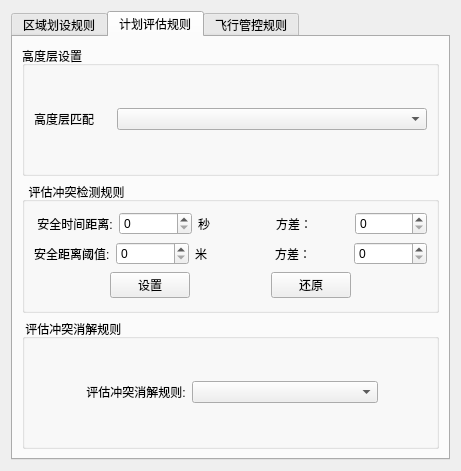
<?xml version="1.0" encoding="UTF-8"?>
<ui version="4.0">
 <class>CDlgZoneRuleManage</class>
 <widget class="QWidget" name="CDlgZoneRuleManage">
  <property name="geometry">
   <rect>
    <x>0</x>
    <y>0</y>
    <width>461</width>
    <height>463</height>
   </rect>
  </property>
  <property name="windowTitle">
   <string>Form</string>
  </property>
  <layout class="QHBoxLayout" name="horizontalLayout_9">
   <item>
    <widget class="QTabWidget" name="tabWidget">
     <property name="currentIndex">
      <number>1</number>
     </property>
     <widget class="QWidget" name="tab">
      <attribute name="title">
       <string>区域划设规则</string>
      </attribute>
      <layout class="QVBoxLayout" name="verticalLayout_5">
       <item>
        <widget class="QGroupBox" name="groupBox_3">
         <property name="title">
          <string>区域设置规则</string>
         </property>
         <layout class="QHBoxLayout" name="horizontalLayout_8">
          <property name="topMargin">
           <number>16</number>
          </property>
          <item>
           <widget class="QTableWidget" name="tableWidget"/>
          </item>
         </layout>
        </widget>
       </item>
       <item>
        <widget class="QGroupBox" name="groupBox_4">
         <property name="title">
          <string> 冲突消解规则</string>
         </property>
         <layout class="QVBoxLayout" name="verticalLayout_4">
          <item>
           <layout class="QHBoxLayout" name="horizontalLayout_12" stretch="1,6,1">
            <item>
             <spacer name="horizontalSpacer_13">
              <property name="orientation">
               <enum>Qt::Horizontal</enum>
              </property>
              <property name="sizeHint" stdset="0">
               <size>
                <width>40</width>
                <height>20</height>
               </size>
              </property>
             </spacer>
            </item>
            <item>
             <layout class="QHBoxLayout" name="horizontalLayout_13" stretch="3,6">
              <item>
               <widget class="QLabel" name="label_8">
                <property name="text">
                 <string> 区域与区域冲突处置规则:</string>
                </property>
               </widget>
              </item>
              <item>
               <widget class="QComboBox" name="comboBox_3"/>
              </item>
             </layout>
            </item>
            <item>
             <spacer name="horizontalSpacer_14">
              <property name="orientation">
               <enum>Qt::Horizontal</enum>
              </property>
              <property name="sizeHint" stdset="0">
               <size>
                <width>40</width>
                <height>20</height>
               </size>
              </property>
             </spacer>
            </item>
           </layout>
          </item>
          <item>
           <layout class="QHBoxLayout" name="horizontalLayout_14" stretch="1,6,1">
            <item>
             <spacer name="horizontalSpacer_15">
              <property name="orientation">
               <enum>Qt::Horizontal</enum>
              </property>
              <property name="sizeHint" stdset="0">
               <size>
                <width>40</width>
                <height>20</height>
               </size>
              </property>
             </spacer>
            </item>
            <item>
             <layout class="QHBoxLayout" name="horizontalLayout_15" stretch="1,2">
              <item>
               <widget class="QLabel" name="label_9">
                <property name="text">
                 <string> 航道与区域冲突处置规则:</string>
                </property>
               </widget>
              </item>
              <item>
               <widget class="QComboBox" name="comboBox_4"/>
              </item>
             </layout>
            </item>
            <item>
             <spacer name="horizontalSpacer_16">
              <property name="orientation">
               <enum>Qt::Horizontal</enum>
              </property>
              <property name="sizeHint" stdset="0">
               <size>
                <width>40</width>
                <height>20</height>
               </size>
              </property>
             </spacer>
            </item>
           </layout>
          </item>
         </layout>
        </widget>
       </item>
      </layout>
     </widget>
     <widget class="QWidget" name="tab_2">
      <attribute name="title">
       <string>计划评估规则</string>
      </attribute>
      <layout class="QGridLayout" name="gridLayout_3">
       <item row="1" column="0">
        <widget class="QGroupBox" name="groupBox_5">
         <property name="title">
          <string>  评估冲突检测规则</string>
         </property>
         <layout class="QGridLayout" name="gridLayout_2">
          <item row="0" column="0" colspan="5">
           <layout class="QHBoxLayout" name="horizontalLayout_18">
            <item>
             <layout class="QHBoxLayout" name="horizontalLayout_11">
              <item>
               <widget class="QLabel" name="label_10">
                <property name="text">
                 <string> 安全时间距离:</string>
                </property>
               </widget>
              </item>
              <item>
               <widget class="QSpinBox" name="spinBox_4">
                <property name="maximum">
                 <number>9999</number>
                </property>
               </widget>
              </item>
              <item>
               <widget class="QLabel" name="label_11">
                <property name="text">
                 <string>秒</string>
                </property>
               </widget>
              </item>
              <item>
               <widget class="QLabel" name="label_24">
                <property name="text">
                 <string>方差：</string>
                </property>
               </widget>
              </item>
              <item>
               <widget class="QSpinBox" name="spinBox_10">
                <property name="maximum">
                 <number>9999</number>
                </property>
               </widget>
              </item>
             </layout>
            </item>
           </layout>
          </item>
          <item row="1" column="0" colspan="5">
           <layout class="QHBoxLayout" name="horizontalLayout_17">
            <item>
             <layout class="QHBoxLayout" name="horizontalLayout_16">
              <item>
               <widget class="QLabel" name="label_2">
                <property name="text">
                 <string>安全距离阈值:</string>
                </property>
               </widget>
              </item>
              <item>
               <widget class="QSpinBox" name="spinBox_3">
                <property name="maximum">
                 <number>9999</number>
                </property>
               </widget>
              </item>
              <item>
               <widget class="QLabel" name="label_7">
                <property name="text">
                 <string>米</string>
                </property>
               </widget>
              </item>
              <item>
               <widget class="QLabel" name="label_22">
                <property name="text">
                 <string>方差：</string>
                </property>
               </widget>
              </item>
              <item>
               <widget class="QSpinBox" name="spinBox_9">
                <property name="maximum">
                 <number>9999</number>
                </property>
               </widget>
              </item>
             </layout>
            </item>
           </layout>
          </item>
          <item row="2" column="0">
           <spacer name="horizontalSpacer_21">
            <property name="orientation">
             <enum>Qt::Horizontal</enum>
            </property>
            <property name="sizeHint" stdset="0">
             <size>
              <width>69</width>
              <height>20</height>
             </size>
            </property>
           </spacer>
          </item>
          <item row="2" column="1">
           <widget class="QPushButton" name="pushButton_5">
            <property name="minimumSize">
             <size>
              <width>80</width>
              <height>0</height>
             </size>
            </property>
            <property name="text">
             <string>设置</string>
            </property>
           </widget>
          </item>
          <item row="2" column="2">
           <spacer name="horizontalSpacer_22">
            <property name="orientation">
             <enum>Qt::Horizontal</enum>
            </property>
            <property name="sizeHint" stdset="0">
             <size>
              <width>68</width>
              <height>20</height>
             </size>
            </property>
           </spacer>
          </item>
          <item row="2" column="3">
           <widget class="QPushButton" name="pushButton_6">
            <property name="minimumSize">
             <size>
              <width>80</width>
              <height>0</height>
             </size>
            </property>
            <property name="text">
             <string>还原</string>
            </property>
           </widget>
          </item>
          <item row="2" column="4">
           <spacer name="horizontalSpacer_23">
            <property name="orientation">
             <enum>Qt::Horizontal</enum>
            </property>
            <property name="sizeHint" stdset="0">
             <size>
              <width>69</width>
              <height>20</height>
             </size>
            </property>
           </spacer>
          </item>
         </layout>
        </widget>
       </item>
       <item row="2" column="0">
        <widget class="QGroupBox" name="groupBox_6">
         <property name="title">
          <string> 评估冲突消解规则</string>
         </property>
         <layout class="QVBoxLayout" name="verticalLayout_7">
          <item>
           <layout class="QHBoxLayout" name="horizontalLayout_20" stretch="1,6,1">
            <item>
             <spacer name="horizontalSpacer_24">
              <property name="orientation">
               <enum>Qt::Horizontal</enum>
              </property>
              <property name="sizeHint" stdset="0">
               <size>
                <width>40</width>
                <height>20</height>
               </size>
              </property>
             </spacer>
            </item>
            <item>
             <layout class="QHBoxLayout" name="horizontalLayout_21" stretch="3,6">
              <item>
               <widget class="QLabel" name="label_12">
                <property name="text">
                 <string> 评估冲突消解规则:</string>
                </property>
               </widget>
              </item>
              <item>
               <widget class="QComboBox" name="comboBox_5"/>
              </item>
             </layout>
            </item>
            <item>
             <spacer name="horizontalSpacer_25">
              <property name="orientation">
               <enum>Qt::Horizontal</enum>
              </property>
              <property name="sizeHint" stdset="0">
               <size>
                <width>40</width>
                <height>20</height>
               </size>
              </property>
             </spacer>
            </item>
           </layout>
          </item>
         </layout>
        </widget>
       </item>
       <item row="0" column="0">
        <widget class="QGroupBox" name="groupBox_8">
         <property name="title">
          <string>高度层设置</string>
         </property>
         <layout class="QGridLayout" name="gridLayout">
          <item row="0" column="0">
           <layout class="QHBoxLayout" name="horizontalLayout_19" stretch="2,8">
            <item>
             <widget class="QLabel" name="label_20">
              <property name="text">
               <string>高度层匹配</string>
              </property>
             </widget>
            </item>
            <item>
             <widget class="QComboBox" name="comboBox"/>
            </item>
           </layout>
          </item>
         </layout>
        </widget>
       </item>
      </layout>
     </widget>
     <widget class="QWidget" name="tab_3">
      <attribute name="title">
       <string>飞行管控规则</string>
      </attribute>
      <layout class="QVBoxLayout" name="verticalLayout_9">
       <item>
        <spacer name="verticalSpacer_3">
         <property name="orientation">
          <enum>Qt::Vertical</enum>
         </property>
         <property name="sizeHint" stdset="0">
          <size>
           <width>20</width>
           <height>40</height>
          </size>
         </property>
        </spacer>
       </item>
       <item>
        <widget class="QGroupBox" name="groupBox">
         <property name="title">
          <string>安全距离</string>
         </property>
         <layout class="QVBoxLayout" name="verticalLayout">
          <item>
           <layout class="QHBoxLayout" name="horizontalLayout_4" stretch="1,6,1">
            <item>
             <spacer name="horizontalSpacer_7">
              <property name="orientation">
               <enum>Qt::Horizontal</enum>
              </property>
              <property name="sizeHint" stdset="0">
               <size>
                <width>40</width>
                <height>20</height>
               </size>
              </property>
             </spacer>
            </item>
            <item>
             <layout class="QHBoxLayout" name="horizontalLayout" stretch="2,5,0">
              <item>
               <widget class="QLabel" name="label">
                <property name="text">
                 <string>接近围栏告警距离:</string>
                </property>
               </widget>
              </item>
              <item>
               <widget class="QSpinBox" name="spinBox">
                <property name="maximum">
                 <number>9999</number>
                </property>
               </widget>
              </item>
              <item>
               <widget class="QLabel" name="label_3">
                <property name="text">
                 <string>米</string>
                </property>
               </widget>
              </item>
             </layout>
            </item>
            <item>
             <spacer name="horizontalSpacer_4">
              <property name="orientation">
               <enum>Qt::Horizontal</enum>
              </property>
              <property name="sizeHint" stdset="0">
               <size>
                <width>40</width>
                <height>20</height>
               </size>
              </property>
             </spacer>
            </item>
           </layout>
          </item>
          <item>
           <layout class="QHBoxLayout" name="horizontalLayout_5" stretch="1,6,1">
            <item>
             <spacer name="horizontalSpacer_11">
              <property name="orientation">
               <enum>Qt::Horizontal</enum>
              </property>
              <property name="sizeHint" stdset="0">
               <size>
                <width>40</width>
                <height>20</height>
               </size>
              </property>
             </spacer>
            </item>
            <item>
             <layout class="QHBoxLayout" name="horizontalLayout_2" stretch="2,5,0">
              <item>
               <widget class="QLabel" name="label_4">
                <property name="text">
                 <string>接近区域告警距离:</string>
                </property>
               </widget>
              </item>
              <item>
               <widget class="QSpinBox" name="spinBox_2">
                <property name="maximum">
                 <number>9999</number>
                </property>
               </widget>
              </item>
              <item>
               <widget class="QLabel" name="label_5">
                <property name="text">
                 <string>米</string>
                </property>
               </widget>
              </item>
             </layout>
            </item>
            <item>
             <spacer name="horizontalSpacer_5">
              <property name="orientation">
               <enum>Qt::Horizontal</enum>
              </property>
              <property name="sizeHint" stdset="0">
               <size>
                <width>40</width>
                <height>20</height>
               </size>
              </property>
             </spacer>
            </item>
           </layout>
          </item>
          <item>
           <layout class="QHBoxLayout" name="horizontalLayout_22" stretch="1,6,1">
            <item>
             <spacer name="horizontalSpacer_26">
              <property name="orientation">
               <enum>Qt::Horizontal</enum>
              </property>
              <property name="sizeHint" stdset="0">
               <size>
                <width>40</width>
                <height>20</height>
               </size>
              </property>
             </spacer>
            </item>
            <item>
             <layout class="QHBoxLayout" name="horizontalLayout_23" stretch="2,5,0">
              <item>
               <widget class="QLabel" name="label_13">
                <property name="text">
                 <string>无人机碰撞告警距离:</string>
                </property>
               </widget>
              </item>
              <item>
               <widget class="QSpinBox" name="spinBox_5">
                <property name="maximum">
                 <number>9999</number>
                </property>
               </widget>
              </item>
              <item>
               <widget class="QLabel" name="label_14">
                <property name="text">
                 <string>米</string>
                </property>
               </widget>
              </item>
             </layout>
            </item>
            <item>
             <spacer name="horizontalSpacer_27">
              <property name="orientation">
               <enum>Qt::Horizontal</enum>
              </property>
              <property name="sizeHint" stdset="0">
               <size>
                <width>40</width>
                <height>20</height>
               </size>
              </property>
             </spacer>
            </item>
           </layout>
          </item>
          <item>
           <layout class="QHBoxLayout" name="horizontalLayout_3">
            <item>
             <spacer name="horizontalSpacer">
              <property name="orientation">
               <enum>Qt::Horizontal</enum>
              </property>
              <property name="sizeHint" stdset="0">
               <size>
                <width>40</width>
                <height>20</height>
               </size>
              </property>
             </spacer>
            </item>
            <item>
             <widget class="QPushButton" name="pushButton">
              <property name="minimumSize">
               <size>
                <width>80</width>
                <height>0</height>
               </size>
              </property>
              <property name="text">
               <string>设置</string>
              </property>
             </widget>
            </item>
            <item>
             <spacer name="horizontalSpacer_2">
              <property name="orientation">
               <enum>Qt::Horizontal</enum>
              </property>
              <property name="sizeHint" stdset="0">
               <size>
                <width>40</width>
                <height>20</height>
               </size>
              </property>
             </spacer>
            </item>
            <item>
             <widget class="QPushButton" name="pushButton_2">
              <property name="minimumSize">
               <size>
                <width>80</width>
                <height>0</height>
               </size>
              </property>
              <property name="text">
               <string>还原</string>
              </property>
             </widget>
            </item>
            <item>
             <spacer name="horizontalSpacer_3">
              <property name="orientation">
               <enum>Qt::Horizontal</enum>
              </property>
              <property name="sizeHint" stdset="0">
               <size>
                <width>40</width>
                <height>20</height>
               </size>
              </property>
             </spacer>
            </item>
           </layout>
          </item>
         </layout>
        </widget>
       </item>
       <item>
        <spacer name="verticalSpacer_6">
         <property name="orientation">
          <enum>Qt::Vertical</enum>
         </property>
         <property name="sizeHint" stdset="0">
          <size>
           <width>20</width>
           <height>40</height>
          </size>
         </property>
        </spacer>
       </item>
       <item>
        <widget class="QGroupBox" name="groupBox_2">
         <property name="title">
          <string>接近区域处置规则</string>
         </property>
         <layout class="QVBoxLayout" name="verticalLayout_2">
          <property name="topMargin">
           <number>16</number>
          </property>
          <item>
           <layout class="QHBoxLayout" name="horizontalLayout_6" stretch="1,6,1">
            <item>
             <spacer name="horizontalSpacer_12">
              <property name="orientation">
               <enum>Qt::Horizontal</enum>
              </property>
              <property name="sizeHint" stdset="0">
               <size>
                <width>40</width>
                <height>20</height>
               </size>
              </property>
             </spacer>
            </item>
            <item>
             <layout class="QHBoxLayout" name="horizontalLayout_7" stretch="2,5,0">
              <item>
               <widget class="QLabel" name="label_6">
                <property name="text">
                 <string>等待时间:</string>
                </property>
               </widget>
              </item>
              <item>
               <widget class="QSpinBox" name="spinBox_6">
                <property name="maximum">
                 <number>9999</number>
                </property>
               </widget>
              </item>
              <item>
               <widget class="QLabel" name="label_15">
                <property name="text">
                 <string>秒</string>
                </property>
               </widget>
              </item>
             </layout>
            </item>
            <item>
             <spacer name="horizontalSpacer_6">
              <property name="orientation">
               <enum>Qt::Horizontal</enum>
              </property>
              <property name="sizeHint" stdset="0">
               <size>
                <width>40</width>
                <height>20</height>
               </size>
              </property>
             </spacer>
            </item>
           </layout>
          </item>
          <item>
           <layout class="QHBoxLayout" name="horizontalLayout_10">
            <item>
             <spacer name="horizontalSpacer_8">
              <property name="orientation">
               <enum>Qt::Horizontal</enum>
              </property>
              <property name="sizeHint" stdset="0">
               <size>
                <width>40</width>
                <height>20</height>
               </size>
              </property>
             </spacer>
            </item>
            <item>
             <widget class="QPushButton" name="pushButton_3">
              <property name="minimumSize">
               <size>
                <width>80</width>
                <height>0</height>
               </size>
              </property>
              <property name="text">
               <string>设置</string>
              </property>
             </widget>
            </item>
            <item>
             <spacer name="horizontalSpacer_9">
              <property name="orientation">
               <enum>Qt::Horizontal</enum>
              </property>
              <property name="sizeHint" stdset="0">
               <size>
                <width>40</width>
                <height>20</height>
               </size>
              </property>
             </spacer>
            </item>
            <item>
             <widget class="QPushButton" name="pushButton_4">
              <property name="minimumSize">
               <size>
                <width>80</width>
                <height>0</height>
               </size>
              </property>
              <property name="text">
               <string>还原</string>
              </property>
             </widget>
            </item>
            <item>
             <spacer name="horizontalSpacer_10">
              <property name="orientation">
               <enum>Qt::Horizontal</enum>
              </property>
              <property name="sizeHint" stdset="0">
               <size>
                <width>40</width>
                <height>20</height>
               </size>
              </property>
             </spacer>
            </item>
           </layout>
          </item>
         </layout>
        </widget>
       </item>
       <item>
        <spacer name="verticalSpacer_2">
         <property name="orientation">
          <enum>Qt::Vertical</enum>
         </property>
         <property name="sizeHint" stdset="0">
          <size>
           <width>20</width>
           <height>40</height>
          </size>
         </property>
        </spacer>
       </item>
       <item>
        <widget class="QGroupBox" name="groupBox_7">
         <property name="title">
          <string>飞行碰撞处置规则</string>
         </property>
         <layout class="QVBoxLayout" name="verticalLayout_3">
          <property name="topMargin">
           <number>16</number>
          </property>
          <item>
           <layout class="QHBoxLayout" name="horizontalLayout_24" stretch="1,6,1">
            <item>
             <spacer name="horizontalSpacer_28">
              <property name="orientation">
               <enum>Qt::Horizontal</enum>
              </property>
              <property name="sizeHint" stdset="0">
               <size>
                <width>40</width>
                <height>20</height>
               </size>
              </property>
             </spacer>
            </item>
            <item>
             <layout class="QHBoxLayout" name="horizontalLayout_25" stretch="2,5,0">
              <item>
               <widget class="QLabel" name="label_16">
                <property name="text">
                 <string>等待时间:</string>
                </property>
               </widget>
              </item>
              <item>
               <widget class="QSpinBox" name="spinBox_7">
                <property name="maximum">
                 <number>9999</number>
                </property>
               </widget>
              </item>
              <item>
               <widget class="QLabel" name="label_17">
                <property name="text">
                 <string>秒</string>
                </property>
               </widget>
              </item>
             </layout>
            </item>
            <item>
             <spacer name="horizontalSpacer_29">
              <property name="orientation">
               <enum>Qt::Horizontal</enum>
              </property>
              <property name="sizeHint" stdset="0">
               <size>
                <width>40</width>
                <height>20</height>
               </size>
              </property>
             </spacer>
            </item>
           </layout>
          </item>
          <item>
           <layout class="QHBoxLayout" name="horizontalLayout_27" stretch="1,6,1">
            <item>
             <spacer name="horizontalSpacer_33">
              <property name="orientation">
               <enum>Qt::Horizontal</enum>
              </property>
              <property name="sizeHint" stdset="0">
               <size>
                <width>40</width>
                <height>20</height>
               </size>
              </property>
             </spacer>
            </item>
            <item>
             <layout class="QHBoxLayout" name="horizontalLayout_28" stretch="2,5,0">
              <item>
               <widget class="QLabel" name="label_18">
                <property name="text">
                 <string>高度差:</string>
                </property>
               </widget>
              </item>
              <item>
               <widget class="QSpinBox" name="spinBox_8">
                <property name="maximum">
                 <number>9999</number>
                </property>
               </widget>
              </item>
              <item>
               <widget class="QLabel" name="label_19">
                <property name="text">
                 <string>米</string>
                </property>
               </widget>
              </item>
             </layout>
            </item>
            <item>
             <spacer name="horizontalSpacer_34">
              <property name="orientation">
               <enum>Qt::Horizontal</enum>
              </property>
              <property name="sizeHint" stdset="0">
               <size>
                <width>40</width>
                <height>20</height>
               </size>
              </property>
             </spacer>
            </item>
           </layout>
          </item>
          <item>
           <layout class="QHBoxLayout" name="horizontalLayout_26">
            <item>
             <spacer name="horizontalSpacer_30">
              <property name="orientation">
               <enum>Qt::Horizontal</enum>
              </property>
              <property name="sizeHint" stdset="0">
               <size>
                <width>40</width>
                <height>20</height>
               </size>
              </property>
             </spacer>
            </item>
            <item>
             <widget class="QPushButton" name="pushButton_7">
              <property name="minimumSize">
               <size>
                <width>80</width>
                <height>0</height>
               </size>
              </property>
              <property name="text">
               <string>设置</string>
              </property>
             </widget>
            </item>
            <item>
             <spacer name="horizontalSpacer_31">
              <property name="orientation">
               <enum>Qt::Horizontal</enum>
              </property>
              <property name="sizeHint" stdset="0">
               <size>
                <width>40</width>
                <height>20</height>
               </size>
              </property>
             </spacer>
            </item>
            <item>
             <widget class="QPushButton" name="pushButton_8">
              <property name="minimumSize">
               <size>
                <width>80</width>
                <height>0</height>
               </size>
              </property>
              <property name="text">
               <string>还原</string>
              </property>
             </widget>
            </item>
            <item>
             <spacer name="horizontalSpacer_32">
              <property name="orientation">
               <enum>Qt::Horizontal</enum>
              </property>
              <property name="sizeHint" stdset="0">
               <size>
                <width>40</width>
                <height>20</height>
               </size>
              </property>
             </spacer>
            </item>
           </layout>
          </item>
         </layout>
        </widget>
       </item>
       <item>
        <spacer name="verticalSpacer_7">
         <property name="orientation">
          <enum>Qt::Vertical</enum>
         </property>
         <property name="sizeHint" stdset="0">
          <size>
           <width>20</width>
           <height>40</height>
          </size>
         </property>
        </spacer>
       </item>
      </layout>
     </widget>
    </widget>
   </item>
  </layout>
 </widget>
 <resources/>
 <connections/>
</ui>
